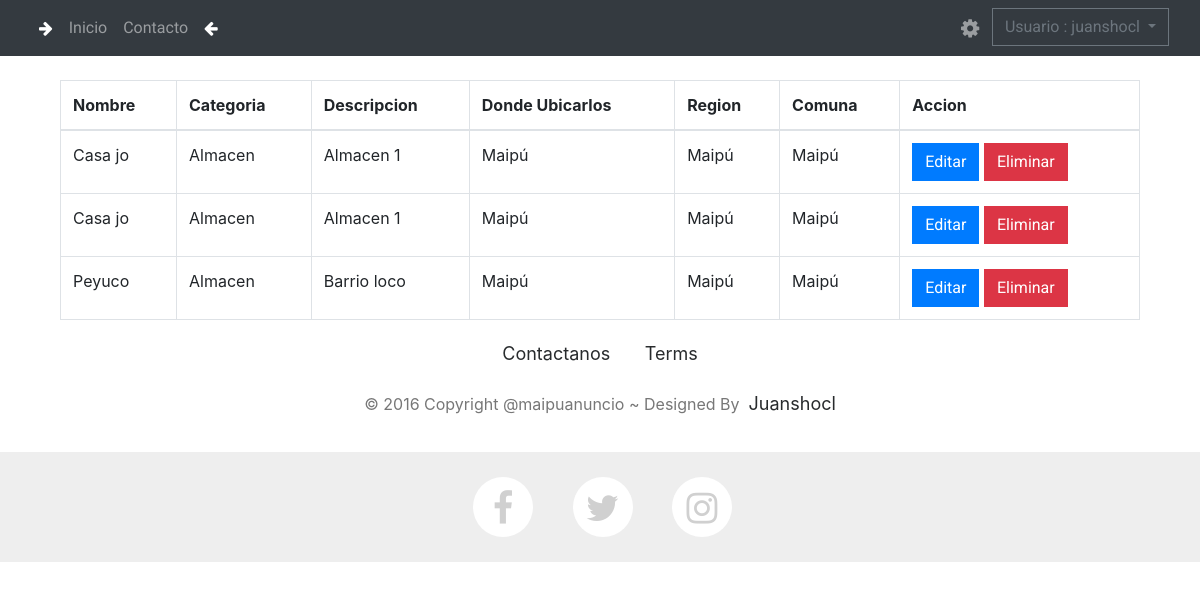
The page /publish/ (signed in) on the database as committed earlier.
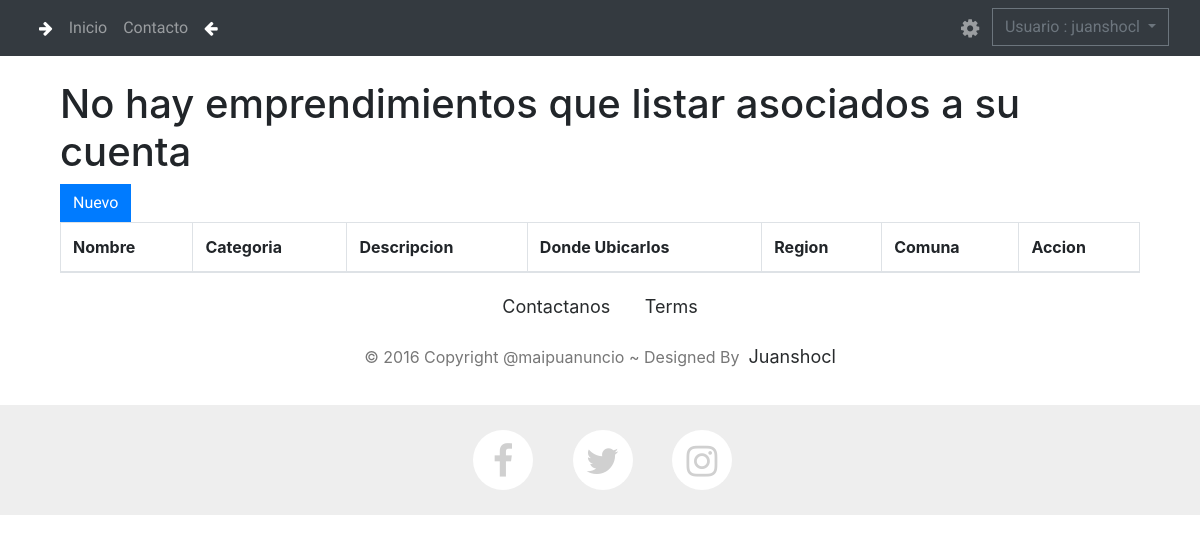
The same page on the database as committed later.
### publish/models.py (models this page shows, shortened)
class advertisement(models.Model):
    id = models.UUIDField(primary_key=True, default=uuid.uuid4, editable=False)
    User = models.ForeignKey(User, on_delete=models.CASCADE, default=None)
    name = models.CharField(default = None, max_length=50, blank=True  )
    Type_advertisement = models.ForeignKey(typeA, on_delete=models.CASCADE, default=None)
    description  = models.CharField(max_length=200, default=None, blank=True  )
    Userfacebook = models.CharField(default = None, max_length=50, blank=True  )
    UserInstagram = models.CharField(default = None, max_length=50, blank=True  )
    UserTwitter = models.CharField(default = None, max_length=50, blank=True  )
    comuna = models.ForeignKey(comuna, on_delete=models.CASCADE, default = None)
    whatsapp = models.CharField(max_length=11, default=None, blank=True  )
    show_phones = models.BooleanField(default=False, blank=True  )
    email = models.EmailField(max_length=254, default=None, blank=True  )
    url_website = models.URLField(max_length=200, default=None, blank=True  )
    address = models.CharField(max_length=200, default=None, blank=True  )
    show_adress = models.BooleanField(default=False, blank=True  )
    incorporation_date = models.DateField(auto_now=True)
    state = models.BooleanField(default=False)
    def get_socialNetwork(self):
        return self.Social_network.name
    get_socialNetwork.shot_description = 'Redes Sociales'

class typeA(models.Model):
    id = models.UUIDField(primary_key=True, default=uuid.uuid4, editable=False)
    description = models.CharField(max_length=50)
    def __str__(self):
        return self.description

class comuna(models.Model):
    CodComuna = models.IntegerField(primary_key=True, default=None)
    Reg = models.ForeignKey(region, on_delete=models.CASCADE)
    ComunaName = models.CharField(max_length=50, default=None)
    def __str__(self):
        return self.ComunaName

### publish/views.py (the view)
# urls.py: path('publish/', login_required(views.pubList.as_view()), name='pubList'),
class pubList(ListView):
     model = advertisement
     template_name = 'publish/publish.html'
     def get_queryset(self):
          queryset = super(pubList, self).get_queryset()
          queryset = queryset.filter(User=self.request.user)
          return queryset

### templates/publish/publish.html (shortened to what this page needs)
{% extends 'base.html' %}
{% block content %}
<br>
<div class="container">
<table class="table table-bordered">
    <thead>
        <tr>
            <th>Nombre</th>
            <th>Categoria</th>
            <th>Descripcion</th>
            <th>Donde Ubicarlos</th>
            <th>Region</th>
            <th>Comuna</th>
            <th>Accion</th>
        </tr>
    </thead>
    <tbody>
        {% if object_list%} {% for adv in object_list %}
        <tr>
            <td>{{ adv.name }}</td>
            <td>{{adv.Type_advertisement}}</td>
            <td>{{ adv.description}}</td>
            <td>{{ adv.comuna }}</td>
            <td>{{ adv.comuna }}</td>
            <td>{{ adv.comuna }}</td>
            <td>
                <a class="btn btn-primary" href="{% url 'pubUpdate' adv.id  %}">Editar</a>
                <a class="btn btn-danger" href="{% url 'pubDelete' adv.id  %}">Eliminar</a>
            </td>
        </tr>
        {% endfor %} {% else %}
        <h1>No hay emprendimientos que listar asociados a su cuenta</h1>
        <a class="btn btn-primary" href="{% url 'pubNuevo'  %}">Nuevo</a>
        {% endif %}
    </tbody>
</table>
</div>{% endblock content %}

### templates/base.html (shortened to what this page needs)
<!DOCTYPE html>
{% load static%}
<html>
<head>
    <link rel="stylesheet" href="https://cdnjs.cloudflare.com/ajax/libs/twitter-bootstrap/4.1.3/css/bootstrap.min.css">
    <link rel="stylesheet" href="https://cdnjs.cloudflare.com/ajax/libs/font-awesome/4.7.0/css/font-awesome.min.css">
    <link rel="stylesheet" href="https://cdn.datatables.net/1.10.15/css/dataTables.bootstrap.min.css">
    <link rel="stylesheet" href="{% static 'css/styles.min.css' %} ">
    <link rel="stylesheet" type="text/css" href="https://cdn.datatables.net/1.10.21/css/jquery.dataTables.min.css">
</head>
<body>
    <nav class="navbar navbar-dark navbar-expand-md sticky-top bg-dark">
        <div class="container-fluid">
            <div class="collapse navbar-collapse" id="navcol-1">
                <ul class="nav navbar-nav flex-grow-1">
                    <li class="nav-item" role="presentation"><a class="nav-link active"><i
                                class="fa fa-arrow-right"></i></a></li>
                    <li class="nav-item" role="presentation"><a class="nav-link scroll" href="{% url 'index' %}"
                            style="font-family: ABeeZee, sans-serif;">Inicio</a></li>
                    <li class="nav-item" role="presentation"><a class="nav-link" href="mailto:maipuanuncio@gmail.com?subject=Quisiera%20publicar%20con%20ustedes"
                            style="font-family: ABeeZee, sans-serif;">Contacto</a></li>
                    <li class="nav-item" role="presentation"><a class="nav-link active"><i
                                class="fa fa-arrow-left"></i></a></li>
                </ul>
                    <ul class="nav navbar-nav flex-row justify-content-between ml-auto">
                    <li class="nav-item order-2 order-md-1"><a href="#" class="nav-link" title="settings"><i class="fa fa-cog fa-fw fa-lg"></i></a></li>
                    <li class="dropdown order-1">
                        <button type="button" id="dropdownMenu1" data-toggle="dropdown" class="btn btn-outline-secondary dropdown-toggle">
                        {% if user.is_authenticated %}
                            Usuario : {{user.username }}{% comment %} Usuario  {{user.first_name}} {{user.last_name }} {% endcomment %}
                        {% else%}
                        Login
                        {% endif %}
                        </button>
                    </li>
                </ul>
            </div>
        </div>
    </nav>
    <div class="container">
    {% block content %}
    {% endblock content %}
    </div>
    <footer id="myFooter" style="padding:0px;">
        <div class="container-fluid">
            <div class="row text-center">
                <div class="col-12">
                    <ul class="list-unstyled">
                        <li><a href="mailto:maipuanuncio@gmail.com?subject=Quisiera%20publicar%20con%20ustedes">Contactanos</a></li>
                        <li><a href="#">Terms</a></li>
                    </ul>
                    <p class="footer-copyright">© 2016 Copyright @maipuanuncio ~ Designed By &nbsp;<a href="https://bit.ly/33HsRQ8">Juanshocl</a></p>
                </div>
                <div class="col footer-social">
                <a href="https://www.facebook.com/maipuanuncio" target="_blank"  class="social-icons">
                <i class="fa fa-facebook"></i></a>
                <a href="https://twitter.com/maipuanuncio" target="_blank"  class="social-icons">
                <i class="fa fa-twitter"></i></a>
                <a href="https://www.instagram.com/maipuanuncio/" target="_blank" class="social-icons">
                <i class="fa fa-instagram"></i></a>
            </div>
        </div>
    </footer>
</body>
</html>

Rows that differ between the two databases and show on the page:
removed advertisement: name "Casa jo", Type_advertisement "Almacen", description "Almacen 1", comuna "Maipú"
removed advertisement: name "Casa jo", Type_advertisement "Almacen", description "Almacen 1", comuna "Maipú"
removed advertisement: name "Peyuco", Type_advertisement "Almacen", description "Barrio loco", comuna "Maipú"
Other text that changed with them:
text now shown: "No hay emprendimientos que listar asociados a su cuenta Nuevo"
